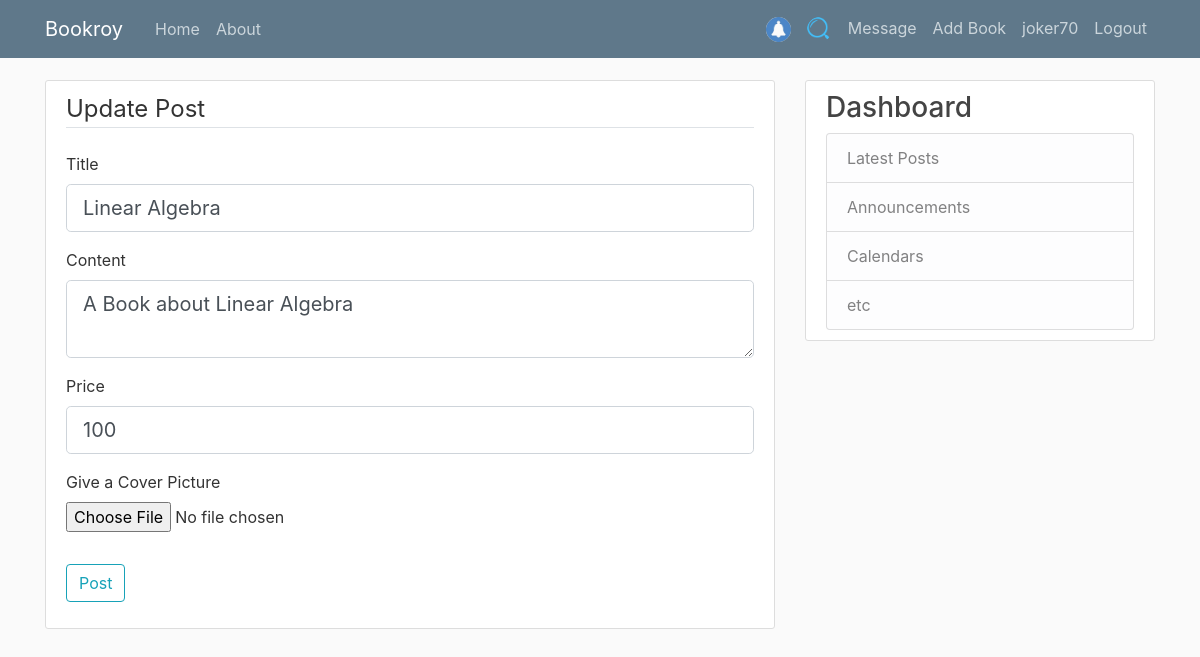
Screenshot of /post/1/update (signed in) with the database file from the repository.
### App/models.py (models this page shows, shortened)
class User(db.Model, UserMixin):
    id = db.Column(db.Integer, primary_key=True)
    username = db.Column(db.String(20), unique=True, nullable=False)
    email = db.Column(db.String(100), unique=True, nullable=False)
    profilePicture = db.Column(db.String(50), nullable=False, default='default.jpg')
    password = db.Column(db.String(50), nullable=False)
    posts = db.relationship('Post', backref='author', lazy=True)
    messages_sent = db.relationship('Message',
                                    foreign_keys='Message.sender_id',
                                    backref='author', lazy='dynamic')
    messages_received = db.relationship('Message',
                                        foreign_keys='Message.recipient_id',
                                        backref='recipient', lazy='dynamic')
    last_message_read_time = db.Column(db.DateTime)

class Post(db.Model):
    id = db.Column(db.Integer, primary_key=True)
    title = db.Column(db.String(100), nullable=False)
    datePosted = db.Column(db.DateTime, nullable=False, default=datetime.utcnow)
    content = db.Column(db.Text, nullable=False)
    price = db.Column(db.Integer, nullable=False)
    coverPicture = db.Column(db.String(50), nullable=False, default='book.jpeg')
    userId = db.Column(db.Integer, db.ForeignKey('user.id'), nullable=False)

### App/posts/routes.py (the view)
@posts.route('/post/<int:post_id>/update', methods=['GET', 'POST'])
@login_required
def update_post(post_id):
    the_post = Post.query.get_or_404(post_id)
    if the_post.author != current_user:
        abort(403)
    form = PostForm()
    if form.validate_on_submit():
        the_post.title = form.title.data
        the_post.content = form.content.data
        the_post.price = form.price.data
        if form.picture.data:
            picture_file = save_cover_picture(form.picture.data)
            the_post.coverPicture = picture_file
        db.session.commit()
        flash('Update Successful', 'success')
        return redirect(url_for('posts.post', post_id=the_post.id))
    elif request.method == 'GET':
        form.title.data = the_post.title
        form.content.data = the_post.content
        form.price.data = the_post.price
    return render_template('create_post.html', title=the_post.title, form=form,
                           legend='Update Post')

### App/posts/forms.py
class PostForm(FlaskForm):
    title = StringField('Title', validators=[DataRequired()])
    content = TextAreaField('Content', validators=[DataRequired()])
    price = IntegerField('Price', validators=[DataRequired(),
                                              NumberRange(min=0, message='Price of a book'
                                                                         ' cannot be negative.')])
    picture = FileField('Give a Cover Picture', validators=[FileAllowed(['jpg', 'jpeg', 'png'])])
    submit = SubmitField('Post')

### App/models.py (called while the page is built)
@login_manager.user_loader
def load_user(user_id):
    return User.query.get(int(user_id))

### App/templates/create_post.html (shortened to what this page needs)
{% extends "layout.html" %}
{% block content %}
    <div class="content-section">
        <form method="POST" action="" enctype="multipart/form-data">
            <fieldset class="form-group">
                <legend class="border-bottom mb-4">{{ legend }}</legend>
                <div class="form-group">
                    {{ form.title.label(class="form-control-label") }}
                    {% if form.title.errors %}
                        {{ form.title(class="form-control form-control-lg is-invalid") }}
                        <div class="invalid-feedback">
                            {% for error in form.title.errors %}
                                <span>{{ error }}</span>
                            {% endfor %}
                        </div>
                    {% else %}
                        {{ form.title(class="form-control form-control-lg") }}
                    {% endif %}
                </div>
                <div class="form-group">
                    {{ form.content.label(class="form-control-label") }}
                    {% if form.content.errors %}
                        {{ form.content(class="form-control form-control-lg is-invalid") }}
                        <div class="invalid-feedback">
                            {% for error in form.content.errors %}
                                <span>{{ error }}</span>
                            {% endfor %}
                        </div>
                    {% else %}
                        {{ form.content(class="form-control form-control-lg") }}
                    {% endif %}
                </div>
                <div class="form-group">
                    {{ form.price.label(class="form-control-label") }}
                    {% if form.price.errors %}
                        {{ form.price(class="form-control form-control-lg is-invalid") }}
                        <div class="invalid-feedback">
                            {% for error in form.price.errors %}
                                <span>{{ error }}</span>
                            {% endfor %}
                        </div>
                    {% else %}
                        {{ form.price(class="form-control form-control-lg") }}
                    {% endif %}
                </div>
                <div class="form-group">
                    {{ form.picture.label() }}
                    {{ form.picture(class="form-control-file") }}
                </div>
            </fieldset>
            <div class="form-group">
                {{ form.submit(class="btn btn-outline-info") }}
            </div>
        </form>
    </div>
{% endblock %}

### App/templates/layout.html (shortened to what this page needs)
<!DOCTYPE html>
<html lang="en">
<head>
    <link rel="stylesheet" href="https://maxcdn.bootstrapcdn.com/bootstrap/4.0.0/css/bootstrap.min.css"
>
    <link rel="stylesheet" type="text/css" href="{{ url_for('static', filename='main.css') }}">
</head>
<body>
<header class="site-header">
    <nav class="navbar navbar-expand-md navbar-dark bg-steel fixed-top">
        <div class="container">
            <a class="navbar-brand mr-4" href="/">Bookroy</a>
            <div class="collapse navbar-collapse" id="navbarToggle">
                <div class="navbar-nav mr-auto">
                    <a class="nav-item nav-link" href="{{ url_for('main.home') }}">Home</a>
                    <a class="nav-item nav-link" href="{{ url_for('main.about') }}">About</a>
                </div>
                <div class="navbar-nav">
                    {% if current_user.is_authenticated %}
                        <a class="nav-item nav-link" href="#">
                            <img class="rounded-circle" height="25" width="25" src="{{ url_for('static', filename='other_pics/notification.jpeg') }}">
                        </a>
                        <a class="nav-item nav-link" href="{{ url_for('main.search') }}">
                            <img class="rounded-circle" height="25" width="25" src="{{ url_for('static', filename='other_pics/search.png') }}">
                        </a>
                        <a class="nav-item nav-link" href="{{ url_for('main.messages') }}">Message</a>
                        <a class="nav-item nav-link" href="{{ url_for('posts.new_post') }}">Add Book</a>
                        <a class="nav-item nav-link"
                           href="{{ url_for('users.profile', username=current_user.username) }}">{{ current_user.username }}</a>
                        <a class="nav-item nav-link" href="{{ url_for('users.logout') }}">Logout</a>
                    {% else %}
                        <a class="nav-item nav-link" href="{{ url_for('users.login') }}">Login</a>
                        <a class="nav-item nav-link" href="{{ url_for('users.register') }}">Register</a>
                    {% endif %}
                </div>
            </div>
        </div>
    </nav>
</header>
<main role="main" class="container">
    <div class="row">
        <div class="col-md-8">
            {% block content %}{% endblock %}
        </div>
        <div class="col-md-4">
            <div class="content-section">
                <h3>Dashboard</h3>
                <ul class="list-group">
                    <li class="list-group-item list-group-item-light">Latest Posts</li>
                    <li class="list-group-item list-group-item-light">Announcements</li>
                    <li class="list-group-item list-group-item-light">Calendars</li>
                    <li class="list-group-item list-group-item-light">etc</li>
                </ul>
            </div>
        </div>
    </div>
</main>
</body>
</html>

### App/static/main.css (style rules this page uses)
body { background: #fafafa; color: #333333; margin-top: 5rem; }
h1, h2, h3, h4, h5, h6 { color: #444444; }
.bg-steel { background-color: #5f788a; }
.site-header .navbar-nav .nav-link { color: #cbd5db; }
.content-section { background: #ffffff; padding: 10px 20px; border: 1px solid #dddddd; border-radius: 3px; margin-bottom: 20px; }

### rows the page displays
User: username "joker70"
Post: title "Linear Algebra", content "A Book about Linear Algebra", price "100"

### other values shown
{{ legend }} "Update Post"
